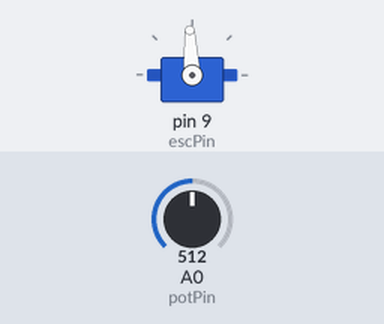
This sketch was run on a simulated Arduino Uno, built with avr-gcc and run on an emulated ATmega328P. Shown: servo. The test bench sets the inputs (shaded band); at power-on: A0 (potPin) = 512.

Above: at 3.2 s.
3.3 s: A0 (potPin) set to 716
At 4.1 s:
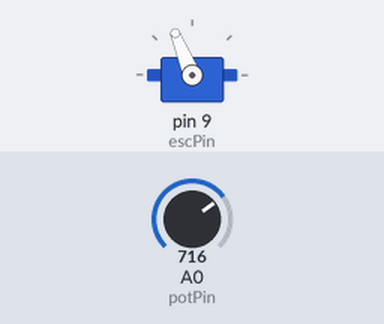
4.8 s: A0 (potPin) set to 900
At 5.2 s:
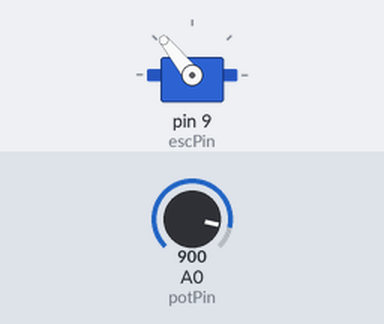
6.3 s: A0 (potPin) set to 1023
At 7.4 s:
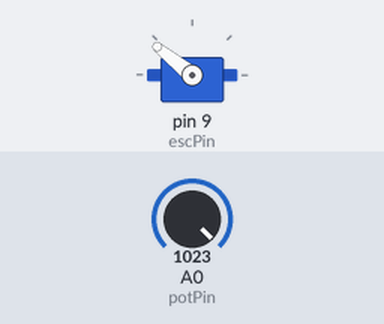
7.8 s: A0 (potPin) set to 306
At 8.4 s:
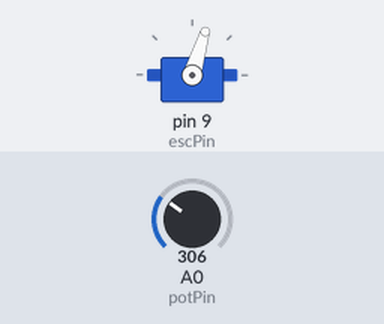
9.3 s: A0 (potPin) set to 511
At 10.5 s:
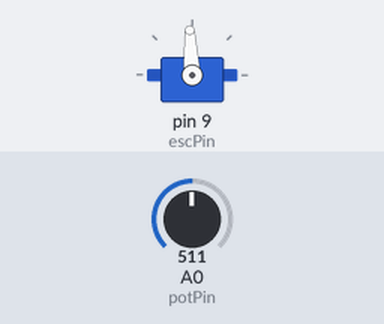
10.8 s: A0 (potPin) set to 0
At 11.7 s:
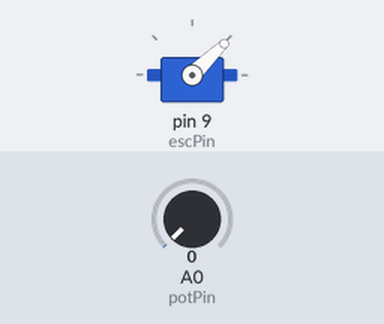
Timing chart, 0 to 13.3 s (numbered marks = the images above; inputs shaded):
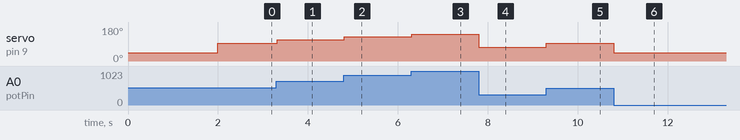

The sketch:

Arduino_BLDC_Control_wtih_ESC.ino
```cpp
#include <Servo.h>

Servo esc;

const int potPin = A0;
const int escPin = 9;

void setup() {

  esc.attach(escPin);
  esc.writeMicroseconds(1000);

  delay(2000);
}

void loop() {

  int potValue = analogRead(potPin);
  int escSignal = map(potValue, 0, 1023, 1000, 2000);

  esc.writeMicroseconds(escSignal);

  delay(20);
}
```

Measured:
- after the input at 3.3 s, servo on pin 9 (escPin): 93° → 112° at once
- after the input at 4.8 s, servo on pin 9 (escPin): 112° → 129° at once
- after the input at 6.3 s, servo on pin 9 (escPin): 129° → 141° at once
- after the input at 7.8 s, servo on pin 9 (escPin): 141° → 73° at once
- after the input at 9.3 s, servo on pin 9 (escPin): 73° → 93° at once
- after the input at 10.8 s, servo on pin 9 (escPin): 93° → 44° at once
